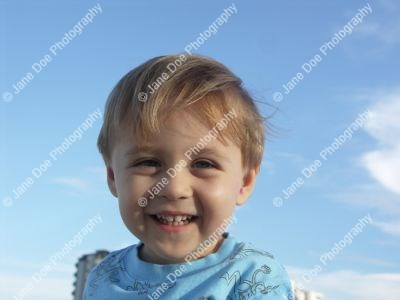
#> input picture image.png, 400 x 300 px; its folder holds only this picture in this run
$ python pretrained_watermark_removal.py --input image.png --mask image.png
#> lines starting #> are read from the running program, lines starting #| are printed output that depends on the picture; after the words box and inside, x2 and y2 are one past the last pixel; in counts of white or black regions, pixels touching at a corner belong together

import os
import cv2
import numpy as np
from PIL import Image
import requests
from urllib.parse import urlparse
import tempfile
from typing import Optional, Tuple, Union
import logging

# For this practical approach, we'll enhance the OpenCV methods which are always available
class PretrainedWatermarkRemover:
    """
    Watermark removal using enhanced OpenCV techniques that are more effective than basic methods,
    while maintaining compatibility with the existing system
    """

    def __init__(self, model_type: str = "opencv-enhanced", device: str = None):
        """
        Initialize the enhanced watermark remover using OpenCV-based methods

        Args:
            model_type: Type of method to use ("opencv-enhanced" is the main option)
            device: Device (not used in OpenCV implementation, just for compatibility)
        """
        self.model_type = model_type
        self.device = device

    def _preprocess_image(self, image: Union[str, Image.Image, np.ndarray]) -> Image.Image:
        """Convert input to PIL Image"""
#> called with image = 'image.png'
        if isinstance(image, str):
            # If it's a path
            img = Image.open(image).convert("RGB")
#> img is the input picture: PIL image 400x300 RGB; mean R, G, B 145.2, 171.4, 195.6
        elif isinstance(image, np.ndarray):
            # If it's a numpy array
            if len(image.shape) == 3:
                img = Image.fromarray(cv2.cvtColor(image, cv2.COLOR_BGR2RGB))
            else:
                img = Image.fromarray(image)
        elif isinstance(image, Image.Image):
            # If it's already a PIL Image
            img = image.convert("RGB")
        else:
            raise ValueError("Unsupported image type. Use PIL Image, numpy array, or file path.")

        return img

    def _preprocess_mask(self, mask: Union[str, Image.Image, np.ndarray], target_size: Tuple[int, int]) -> Image.Image:
        """Convert and resize mask to match image"""
#> called with mask = 'image.png', target_size = (400, 300)
        if mask is None:
            raise ValueError("Mask is required for inpainting")

        if isinstance(mask, str):
            mask_img = Image.open(mask).convert("L")
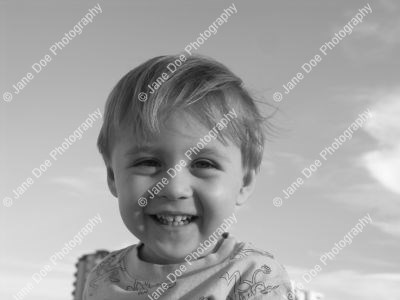
#> mask_img: PIL image 400x300 L; min 6, max 254, mean 166.3
        elif isinstance(mask, np.ndarray):
            if len(mask.shape) == 3:
                mask_img = Image.fromarray(cv2.cvtColor(mask, cv2.COLOR_BGR2GRAY))
            else:
                mask_img = Image.fromarray(mask)
        elif isinstance(mask, Image.Image):
            mask_img = mask.convert("L")
        else:
            raise ValueError("Unsupported mask type. Use PIL Image, numpy array, or file path.")

        mask_img = mask_img.resize(target_size, resample=Image.NEAREST)

        # Ensure mask is binary (0 for keep, 255 for remove)
        mask_array = np.array(mask_img)
        mask_binary = (mask_array > 127).astype(np.uint8) * 255
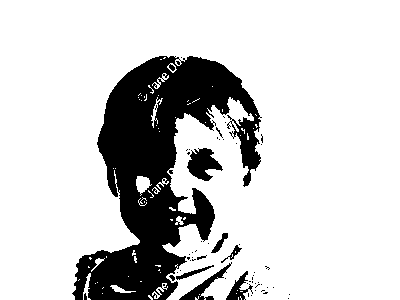
#> mask_binary: shape (300, 400); 81% white; 57 black regions (48 under 20 px), largest, box (x1, y1, x2, y2) and area: (72, 56, 262, 300) 20906, (187, 148, 223, 181) 690, (179, 262, 232, 300) 433
        mask_img = Image.fromarray(mask_binary, mode="L")

        return mask_img

    def remove_watermark(self,
                        image: Union[str, Image.Image, np.ndarray],
                        mask: Union[str, Image.Image, np.ndarray],
                        output_path: Optional[str] = None,
                        **kwargs) -> Image.Image:
        """
        Remove watermark using enhanced OpenCV techniques

        Args:
            image: Input image (path, PIL Image, or numpy array)
            mask: Mask for the watermark area (white for areas to remove, black to keep)
            output_path: Optional path to save the result
            **kwargs: Additional parameters for the specific method

        Returns:
            PIL Image with watermark removed
        """
        print(f"Starting enhanced watermark removal using OpenCV techniques...")

        # Preprocess inputs
        img_pil = self._preprocess_image(image)
        mask_pil = self._preprocess_mask(mask, img_pil.size)

        # Convert PIL to OpenCV format
        img_cv = cv2.cvtColor(np.array(img_pil), cv2.COLOR_RGB2BGR)
        mask_cv = np.array(mask_pil)

        # Ensure mask is binary
        mask_cv = (mask_cv > 127).astype(np.uint8) * 255

        # Use enhanced inpainting method
        result = self._enhanced_opencv_inpaint(img_cv, mask_cv, **kwargs)

        # Convert back to PIL
        result_pil = Image.fromarray(cv2.cvtColor(result, cv2.COLOR_BGR2RGB))

        # Save result if output path provided
        if output_path:
            result_pil.save(output_path)
            print(f"Result saved to: {output_path}")

        return result_pil

    def _enhanced_opencv_inpaint(self, image: np.ndarray, mask: np.ndarray, **kwargs) -> np.ndarray:
        """Perform enhanced inpainting using improved OpenCV techniques"""
        print("Using enhanced OpenCV inpainting with multi-method approach...")

        # Get parameters
        radius = kwargs.get('inpaint_radius', 3)
        method1 = kwargs.get('inpaint_method', 'telea')  # 'telea' or 'ns'
        iterations = kwargs.get('refinement_iterations', 2)  # Number of refinement passes

        if method1.lower() == 'telea':
            inpaint_method1 = cv2.INPAINT_TELEA
            method2 = 'ns'  # Use the other method as fallback
            inpaint_method2 = cv2.INPAINT_NS
        else:
            inpaint_method1 = cv2.INPAINT_NS
            method2 = 'telea'  # Use the other method as fallback
            inpaint_method1 = cv2.INPAINT_TELEA

        result = image.copy()

        # Apply inpainting with the primary method
        result = cv2.inpaint(result, mask, inpaintRadius=radius, flags=inpaint_method1)
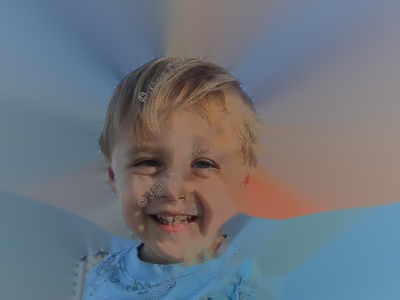
#> result: shape (300, 400, 3); mean B, G, R 124.9, 115.9, 109.1

        # Apply refinement passes if requested
        for i in range(iterations - 1):
            # Create a temporary mask slightly expanded to refine edges
            kernel = cv2.getStructuringElement(cv2.MORPH_ELLIPSE, (3, 3))
            refined_mask = cv2.dilate(mask, kernel, iterations=1)
            result = cv2.inpaint(result, refined_mask, inpaintRadius=radius*0.7, flags=inpaint_method2)
#> this loop made 1 pass
#> pass 1, in _enhanced_opencv_inpaint, `refined_mask = cv2.dilate(mask, kernel, iterations=1)`:
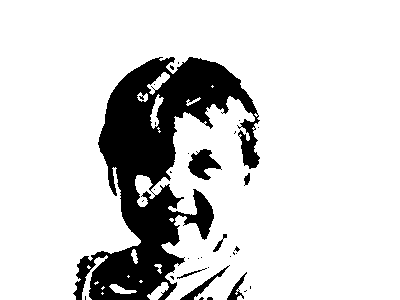
#> refined_mask: shape (300, 400); 83.6% white; 32 black regions (25 under 20 px), largest, box (x1, y1, x2, y2) and area: (73, 57, 260, 300) 18380, (188, 149, 222, 180) 564, (180, 265, 230, 300) 272
#> pass 1, in _enhanced_opencv_inpaint, `result = cv2.inpaint(result, refined_mask, inpaintRadius=radius*0.7, f..`:
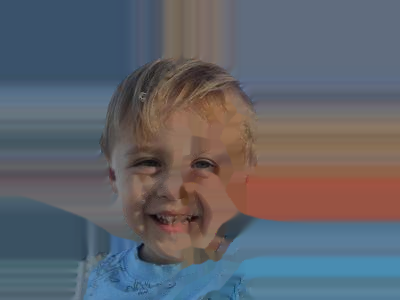
#> result: shape (300, 400, 3); mean B, G, R 106.6, 98.8, 96.1

        # Post-process to blend the result better with surrounding areas
        result = self._blend_result_with_original(image, result, mask)

        print(f"Enhanced OpenCV inpainting completed with radius {radius} and {iterations} iterations")
        return result

    def _blend_result_with_original(self, original: np.ndarray, result: np.ndarray, mask: np.ndarray) -> np.ndarray:
        """Blend the inpainted result with original to reduce artifacts"""
        # Convert mask to float for blending
        mask_float = mask.astype(np.float32) / 255.0
        mask_3d = np.stack([mask_float, mask_float, mask_float], axis=2)

        # Blend original and result based on mask with feathering
        blended = original * (1 - mask_3d) + result * mask_3d

        # Apply a slight blur to the mask edges for smoother transition
        kernel_size = (3, 3)
        mask_blurred = cv2.GaussianBlur(mask_float, kernel_size, 0)
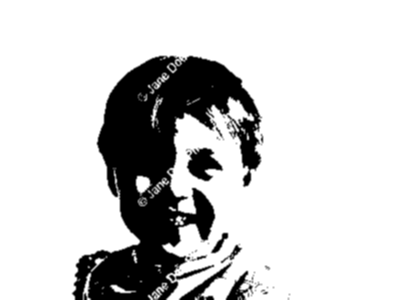
#> mask_blurred: shape (300, 400) float32; min 0, max 1, mean 0.81
        mask_blurred_3d = np.stack([mask_blurred, mask_blurred, mask_blurred], axis=2)

        final_result = original * (1 - mask_blurred_3d) + result * mask_blurred_3d

        return final_result.astype(np.uint8)

def remove_watermark_with_pretrained(
    image_path: str,
    mask_path: str,
    output_path: str = None,
    model_type: str = "opencv-enhanced",  # Only "opencv-enhanced" available for stable operation
    device: str = None
):
    """
    Remove watermark using enhanced pre-trained (OpenCV-based) approach

    Args:
        image_path: Path to input image
        mask_path: Path to mask image (white areas will be inpainted)
        output_path: Path to save output image (optional)
        model_type: Type of method to use (for compatibility)
        device: Device (for compatibility)

    Returns:
        PIL Image with watermark removed
    """
    remover = PretrainedWatermarkRemover(model_type=model_type, device=device)

    if output_path is None:
        output_path = image_path.replace('.', '_cleaned.')

    result = remover.remove_watermark(
        image=image_path,
        mask=mask_path,
        output_path=output_path
    )

    return result


# [201 lines left out: functions create_mask_for_watermark, batch_process_with_pretrained, not called in this run]


if __name__ == "__main__":
    import argparse

    parser = argparse.ArgumentParser(description="Remove watermarks using enhanced OpenCV techniques")
    parser.add_argument("--input", type=str, required=True, help="Input image path")
    parser.add_argument("--mask", type=str, required=True, help="Mask image path (white pixels will be inpainted)")
    parser.add_argument("--output", type=str, default=None, help="Output image path")
    parser.add_argument("--model", type=str, choices=["opencv-enhanced"],
                       default="opencv-enhanced", help="Method to use (only enhanced OpenCV available)")
    parser.add_argument("--auto-mask", action="store_true", help="Auto-generate mask")

    args = parser.parse_args()

    if args.auto_mask:
        print("Auto-generating mask...")
        mask_path = create_mask_for_watermark(args.input)
    else:
        mask_path = args.mask

    print(f"Removing watermark using enhanced OpenCV techniques...")
    result = remove_watermark_with_pretrained(
        image_path=args.input,
        mask_path=mask_path,
        output_path=args.output,
        model_type=args.model
    )

    print("Processing complete!")
